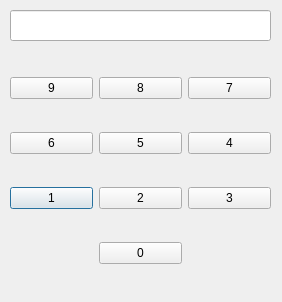
<?xml version="1.0" encoding="UTF-8"?>
<ui version="4.0">
 <class>Dialog</class>
 <widget class="QDialog" name="Dialog">
  <property name="geometry">
   <rect>
    <x>0</x>
    <y>0</y>
    <width>282</width>
    <height>302</height>
   </rect>
  </property>
  <property name="windowTitle">
   <string>Dialog</string>
  </property>
  <widget class="QWidget" name="gridLayoutWidget">
   <property name="geometry">
    <rect>
     <x>10</x>
     <y>50</y>
     <width>261</width>
     <height>241</height>
    </rect>
   </property>
   <layout class="QGridLayout" name="gridLayout">
    <item row="2" column="0">
     <widget class="QPushButton" name="pushButton">
      <property name="text">
       <string>1</string>
      </property>
     </widget>
    </item>
    <item row="2" column="1">
     <widget class="QPushButton" name="pushButton_2">
      <property name="text">
       <string>2</string>
      </property>
     </widget>
    </item>
    <item row="2" column="2">
     <widget class="QPushButton" name="pushButton_3">
      <property name="text">
       <string>3</string>
      </property>
     </widget>
    </item>
    <item row="0" column="0">
     <widget class="QPushButton" name="pushButton_7">
      <property name="text">
       <string>9</string>
      </property>
     </widget>
    </item>
    <item row="0" column="2">
     <widget class="QPushButton" name="pushButton_9">
      <property name="text">
       <string>7</string>
      </property>
     </widget>
    </item>
    <item row="1" column="0">
     <widget class="QPushButton" name="pushButton_4">
      <property name="text">
       <string>6</string>
      </property>
     </widget>
    </item>
    <item row="1" column="1">
     <widget class="QPushButton" name="pushButton_5">
      <property name="text">
       <string>5</string>
      </property>
     </widget>
    </item>
    <item row="1" column="2">
     <widget class="QPushButton" name="pushButton_6">
      <property name="text">
       <string>4</string>
      </property>
     </widget>
    </item>
    <item row="0" column="1">
     <widget class="QPushButton" name="pushButton_8">
      <property name="text">
       <string>8</string>
      </property>
     </widget>
    </item>
    <item row="3" column="1">
     <widget class="QPushButton" name="pushButton_10">
      <property name="text">
       <string>0</string>
      </property>
     </widget>
    </item>
   </layout>
  </widget>
  <widget class="QLineEdit" name="lineEdit">
   <property name="geometry">
    <rect>
     <x>10</x>
     <y>10</y>
     <width>261</width>
     <height>31</height>
    </rect>
   </property>
  </widget>
 </widget>
 <resources/>
 <connections/>
</ui>
